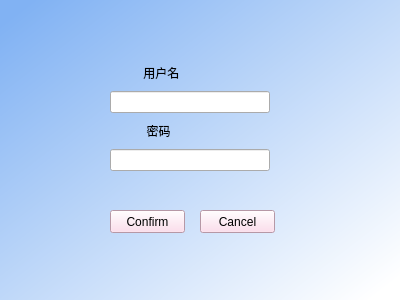
<?xml version="1.0" encoding="UTF-8"?>
<ui version="4.0">
 <class>Form</class>
 <widget class="QWidget" name="Form">
  <property name="geometry">
   <rect>
    <x>0</x>
    <y>0</y>
    <width>400</width>
    <height>300</height>
   </rect>
  </property>
  <property name="windowTitle">
   <string>Form</string>
  </property>
  <property name="styleSheet">
   <string notr="true">QWidget#Form{background-color: qlineargradient(spread:pad, x1:0.028, y1:0.057, x2:0.960227, y2:0.965909, stop:0 rgba(129, 178, 243, 255), stop:1 rgba(255, 255, 255, 255));}</string>
  </property>
  <widget class="QWidget" name="verticalLayoutWidget">
   <property name="geometry">
    <rect>
     <x>110</x>
     <y>60</y>
     <width>160</width>
     <height>111</height>
    </rect>
   </property>
   <layout class="QVBoxLayout" name="verticalLayout">
    <item>
     <widget class="QLabel" name="label">
      <property name="text">
       <string>          用户名</string>
      </property>
     </widget>
    </item>
    <item>
     <widget class="QLineEdit" name="lineEdit"/>
    </item>
    <item>
     <widget class="QLabel" name="label_2">
      <property name="text">
       <string>           密码</string>
      </property>
     </widget>
    </item>
    <item>
     <widget class="QLineEdit" name="lineEdit_2"/>
    </item>
   </layout>
  </widget>
  <widget class="QPushButton" name="pushButton">
   <property name="geometry">
    <rect>
     <x>110</x>
     <y>210</y>
     <width>75</width>
     <height>23</height>
    </rect>
   </property>
   <property name="styleSheet">
    <string notr="true">QPushButton#pushButton{background-color: rgb(255, 213, 232);}</string>
   </property>
   <property name="text">
    <string>Confirm</string>
   </property>
  </widget>
  <widget class="QPushButton" name="pushButton_2">
   <property name="geometry">
    <rect>
     <x>200</x>
     <y>210</y>
     <width>75</width>
     <height>23</height>
    </rect>
   </property>
   <property name="styleSheet">
    <string notr="true">QPushButton#pushButton{background-color: rgb(255, 213, 232);}
QPushButton#pushButton_2{background-color: rgb(255, 213, 232);}</string>
   </property>
   <property name="text">
    <string>Cancel</string>
   </property>
  </widget>
 </widget>
 <resources/>
 <connections/>
</ui>
